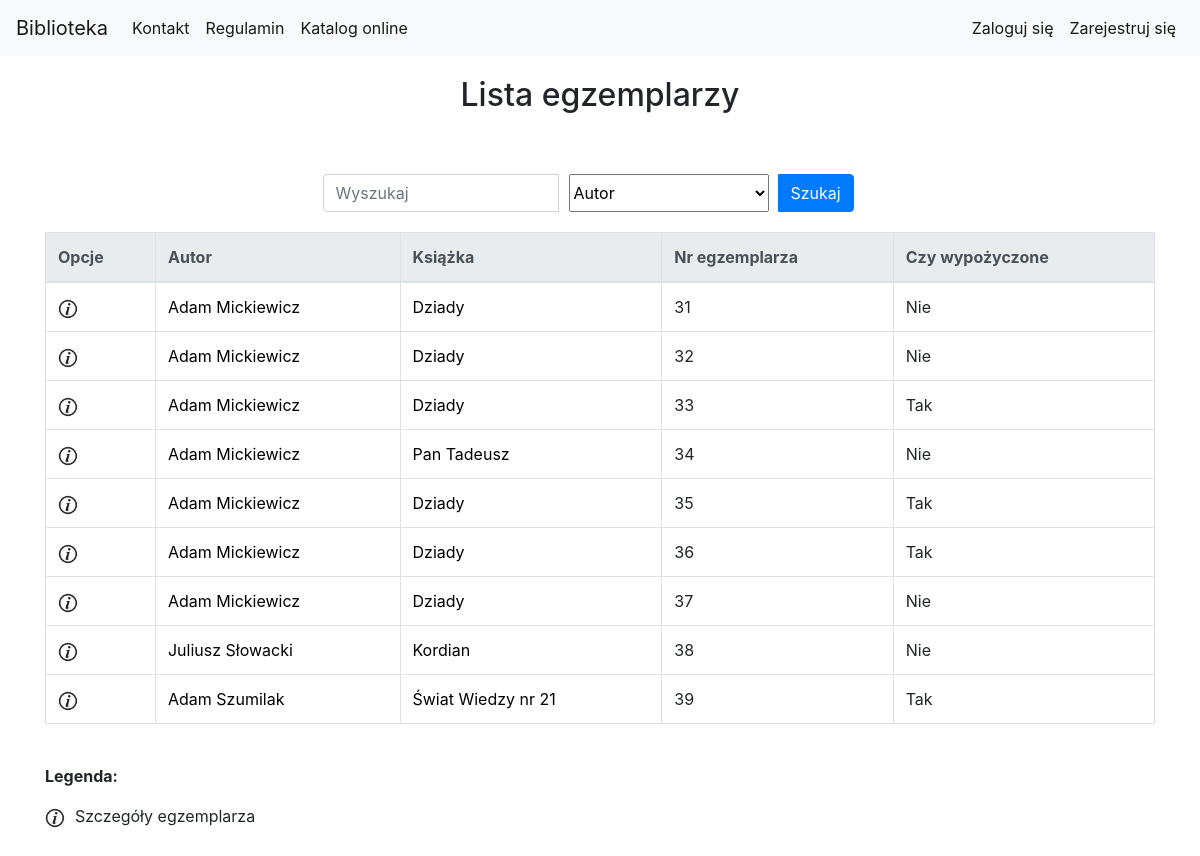
/library/book_copy_list/, run on an earlier commit of the app's database.
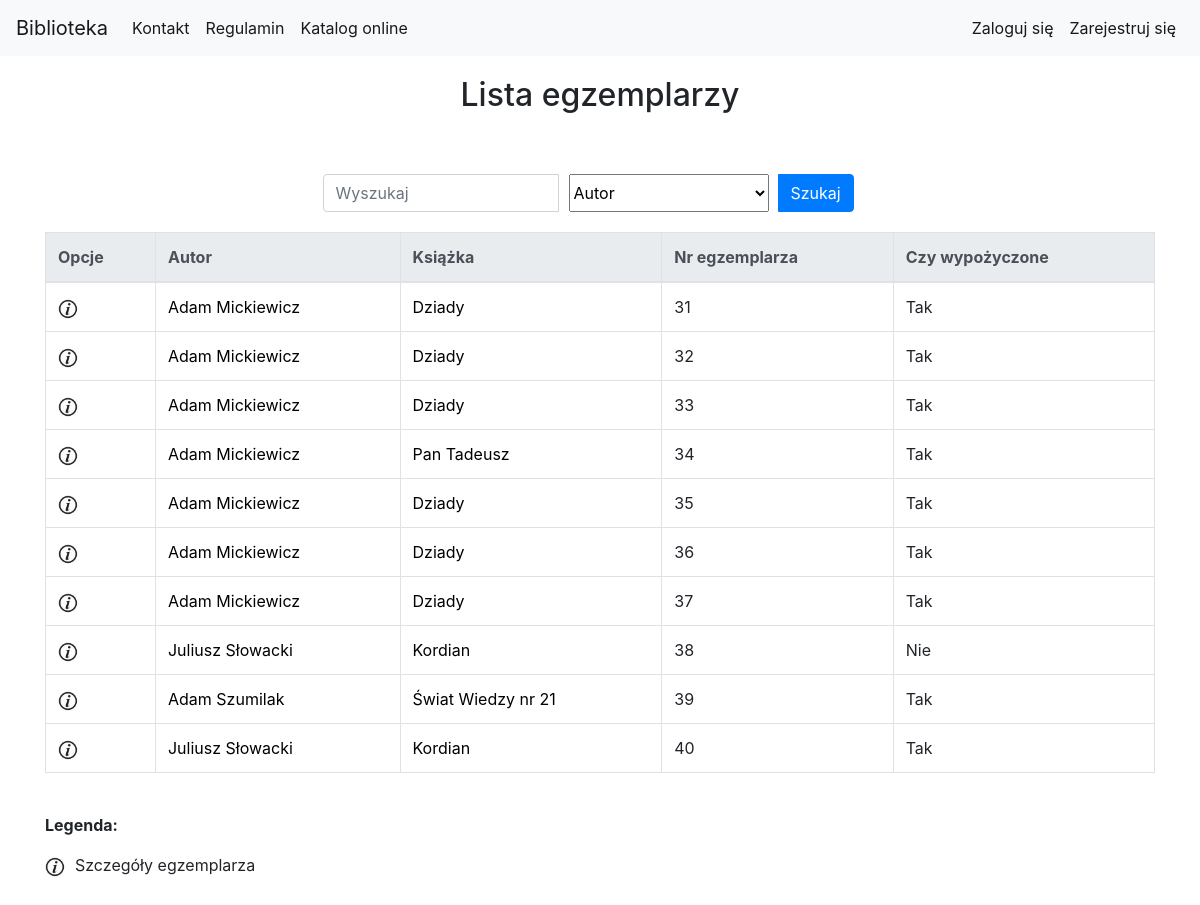
And on a later commit of the database.
### library_app/models.py (models this page shows, shortened)
class BookCopy(models.Model):
    book = models.ForeignKey(Book, related_name="bookcopies", verbose_name='Wybierz książkę') #teraz w templatce mozemy z poziomu klasy book odnosic sie do obiektow bookcopy, np {{book.bookcopies.count}} da liczbe kopii ksiazek ktore maja w polu book id danej ksiazki
    is_borrowed = models.BooleanField(default=False)

class Author(models.Model):
    first_name = models.CharField(max_length=200, verbose_name='Imię')
    last_name = models.CharField(max_length=200, verbose_name='Nazwisko')
    country = models.CharField(max_length=200, verbose_name='Kraj')
    biography = models.TextField(default='', blank=True, null=True, verbose_name='Biografia')
    birth_place = models.CharField(max_length=200, default='', blank=True, null=True, verbose_name='Miejsce urodzenia')
    image_url = models.URLField(default='', blank=True, null=True, verbose_name='Adres url portretu, zakończony rozszerzeniem')
    years_of_life = models.CharField(max_length=10, default='', blank=True, null=True, verbose_name='Lata życia')

class Book(models.Model):
    authors = models.ManyToManyField(Author, related_name='book_authors', verbose_name='Autorzy')
    category = models.ForeignKey(Category, related_name='book_categories', verbose_name='Kategoria')
    publishing_house = models.ForeignKey(PublishingHouse, related_name='publishing_houses', verbose_name='Wydawnictwo')
    isbn = models.CharField(max_length=30, unique=True, verbose_name='Numer ISBN')
    title = models.CharField(max_length=200, verbose_name='Tytuł')
    description = models.TextField(blank=True, default='', verbose_name='Opis')
    publish_date = models.DateField(default=datetime.now, blank=True, verbose_name='Data publikacji')
    edition = models.PositiveIntegerField(default=1, verbose_name='Numer wydania')
    image_url = models.URLField(default='', blank=True, null=True, verbose_name='Adres url okładki zakończony rozszerzeniem obrazu')
    add_date = models.DateTimeField(auto_now=True)
    slug = models.SlugField(allow_unicode=True, unique=True)

### library_app/views.py (the view)
class BookCopyListView(generic.ListView):
    model = models.BookCopy
    paginate_by = 10
    def get_queryset(self):
        search_query = self.request.GET.get("search_query")
        search_type = self.request.GET.get("search_type")
        if search_query is not None:
            if search_type == "title":
                return models.BookCopy.objects.all().filter(book__title__icontains=search_query)
            elif search_type == "author":
                authors_result = models.BookCopy.objects.all().filter(book__authors__first_name__icontains=search_query) | models.BookCopy.objects.all().filter(book__authors__last_name__icontains=search_query)
                return authors_result
            elif search_type == "bookcopy_nr":
                return models.BookCopy.objects.all().filter(id__icontains=search_query)
            elif search_type == "isbn":
                return models.BookCopy.objects.all().filter(book__isbn__icontains=search_query)
        else:
            return models.BookCopy.objects.all()

### library_app/templates/library_app/bookcopy_list.html (shortened to what the changed rows need)
{% extends "base.html" %}
{% load static %}
{% load custom_tags %}
{% block body_block %}
<div class="container">
    <div class="page-title">
        <h2>Lista egzemplarzy </h2>
    </div>
        {% if user.is_authenticated and user.is_superuser %}
            <div class="other_create_buttons">
                <a class="btn btn-primary" href="{% url 'library_app:bookcopy_create' %}">Dodaj egzemplarz książki</a>
            </div>
            <table class="table table-bordered table-hover">
                <thead class="thead-light">
                    <tr>
                        <th scope="col">Opcje</th>
                        <th scope="col">Autor</th>
                        <th scope="col">Książka</th>
                        <th scope="col">Nr egzemplarza</th>
                        <th scope="col">Pożyczone dla</th>
                        <th scope="col">Data wypożyczenia</th>
                        <th scope="col">Data oddania</th>
                    </tr>
                </thead>
                <tbody>
                    {% for bookcopy in bookcopy_list %}
                    {% get_bookcopy_borrow bookcopy.id as book_copy_borrow_obj %}
                    <tr>
                        <td>
                            <a href="{% url 'library_app:bookcopy_detail' pk=bookcopy.pk %}"><img src="{% static 'website_icons/info_ico.png' %}"
                                    alt="Szczegóły" width="20" height="20"></a>
                            {% if bookcopy.is_borrowed == False %}
                            <a href="{% url 'library_app:bookcopy_delete' pk=bookcopy.pk %}"><img src="{% static 'website_icons/del_ico.png' %}"
                                    alt="Usuń" width="20" height="20"></a>
                            {% else %}
                            <a href="{% url 'library_app:borrow_delete' pk=book_copy_borrow_obj.pk %}"><img src="{% static 'website_icons/del_borrow_ico.png' %}"
                                    alt="Usuń wypozyczenie" width="20" height="20"></a>
                            {% endif %}
                        </td>
                        <td>
                            {% for author in bookcopy.book.authors.all %}
                            <a href="{% url 'library_app:author_detail' pk=author.pk %}">{{author.first_name}} {{author.last_name}}</a>
                            {% endfor %}
                        </td>
                        <td><a href="{% url 'library_app:book_detail' pk=bookcopy.book.pk %}">{{bookcopy.book.title}}</a></td>
                        <td><a href="{% url 'library_app:bookcopy_detail' pk=bookcopy.pk %}"></a>{{bookcopy.id}}</a></td>
                        {% if book_copy_borrow_obj %}
                        <td>{{book_copy_borrow_obj.user.get_full_name}}</a></td>
                        <td>{{book_copy_borrow_obj.borrow_date}}</a></td>
                        <td>{{book_copy_borrow_obj.receive_date}}</a></td>
                        {% else %}
                        <td>-</td>
                        <td>-</td>
                        <td>-</td>
                        {% endif %}
                    </tr>
                    {% endfor %}
                </tbody>
            </table>
        {% else %}
            <table class="table table-bordered table-hover">
                <thead class="thead-light">
                    <tr>
                        <th scope="col">Opcje</th>
                        <th scope="col">Autor</th>
                        <th scope="col">Książka</th>
                        <th scope="col">Nr egzemplarza</th>
                        <th scope="col">Czy wypożyczone</th>
                    </tr>
                </thead>
                <tbody>
                    {% for bookcopy in bookcopy_list %}
                    <tr>
                        <td>
                            <a href="{% url 'library_app:bookcopy_detail' pk=bookcopy.pk %}"><img src="{% static 'website_icons/info_ico.png' %}"
                                    alt="Szczegóły" width="20" height="20"></a>
                        </td>
                        <td>
                            {% for author in bookcopy.book.authors.all %}
                            <a href="{% url 'library_app:author_detail' pk=author.pk %}">{{author.first_name}} {{author.last_name}}</a>
                            {% endfor %}
                        </td>
                        <td><a href="{% url 'library_app:book_detail' pk=bookcopy.book.pk %}">{{bookcopy.book.title}}</a></td>
                        <td><a href="{% url 'library_app:bookcopy_detail' pk=bookcopy.pk %}"></a>{{bookcopy.id}}</a></td>
                        <td>
                            {% if bookcopy.is_borrowed %}
                                Tak
                            {% else %}
                                Nie
                            {% endif %}
                        </td>
                    </tr>
                    {% endfor %}
                </tbody>
            </table>
        {% endif %}
</div>
{% endblock %}

What changed in the data, as far as the page shows it:
changed BookCopy id 31: is_borrowed "Nie" → "Tak"
changed BookCopy id 32: is_borrowed "Nie" → "Tak"
changed BookCopy "Pan Tadeusz": is_borrowed "Nie" → "Tak"
changed BookCopy id 37: is_borrowed "Nie" → "Tak"
added BookCopy: book "Kordian", id "40", is_borrowed "Tak", Author (first_name "Juliusz", last_name "Słowacki")
